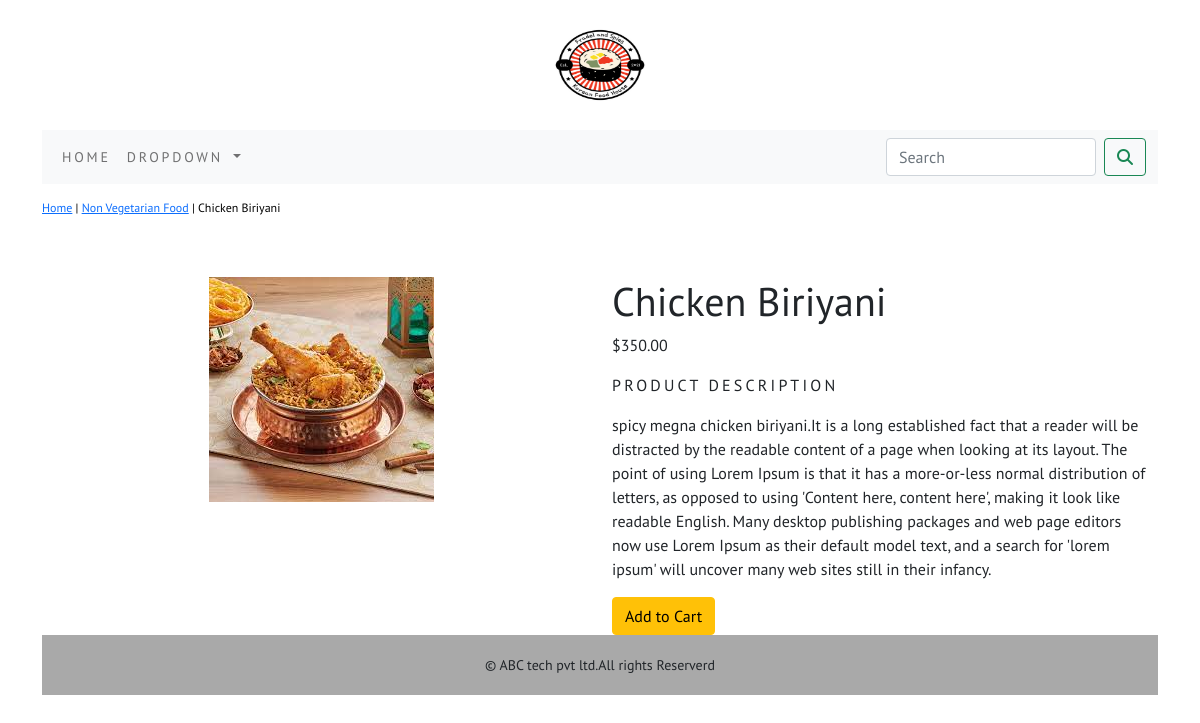
/shop/non-Vegetarian-Food/chicken-biriyani/, run on the app's committed database.
### shop/models.py (models this page shows, shortened)
class Product(models.Model):
    name=models.CharField(max_length=250,unique=True)
    slug=models.SlugField(max_length=250,unique=True)
    description=models.TextField(blank=True)
    price=models.DecimalField(max_digits=10,decimal_places=2)
    category=models.ForeignKey(Category,on_delete=models.CASCADE)
    image=models.ImageField(upload_to='product',blank=True)
    stock=models.IntegerField()
    available=models.BooleanField(default=True)
    created=models.DateTimeField(auto_now_add=True)
    updated=models.DateTimeField(auto_now=True)
    class Meta:
        ordering=('name',)
        verbose_name='product'
        verbose_name_plural='products'

class Category(models.Model):
    name=models.CharField(max_length=250,unique=True)
    slug=models.SlugField(max_length=250,unique=True)
    description=models.TextField(blank=True)
    image=models.ImageField(upload_to='category',blank=True)
    class Meta:
        ordering=('name',)
        verbose_name='category'
        verbose_name_plural='categories'
    def get_url(self):
        return reverse('shop:products_by_category',args=[self.slug])
    def __str__(self):
        return '{}'.format(self.name)

### shop/views.py (the view)
# urls.py: path('<slug:c_slug>/<slug:product_slug>/',views.proDetail,name='prodCatdetail'),
def proDetail(request,c_slug,product_slug):
    try:
        product=Product.objects.get(category__slug=c_slug,slug=product_slug)
    except Exception as e:
        raise e
    return render(request,'product.html',{'product':product})

### cart/context_processors.py (called while the page is built)
def counter(request):
    item_count=0
    if 'admin' in request.path:
        return  {}
    else:
        try:
            cart=Cart.objects.filter(cart_id=cart_id(request))
            cart_items=CartItem.objects.all().filter(cart=cart[:1])
            for cart_item in cart_items:
                item_count += cart_item.quantity
        except Cart.DoesNotExist:
            item_count = 0
    return dict(item_count=item_count)

### cart/views.py (called while the page is built)
def cart_id(request):
    cart=request.session.session_key
    if not cart:
        cart=request.session.create()
    return cart

### shop/context_processors.py (called while the page is built)
def menu_links(request):
    links=Category.objects.all()
    return dict(links=links)

### templates/product.html (shortened to what this page needs)
{% extends 'base.html' %}
{% load static %}
{% block content %}
<div class="row my_prod_row_class">
    <div class="mx_auto" >
        <p><a href="{% url 'shop:allProdCat' %}">Home</a> | <a href="{{product.category.get_url}}">{{product.category}}</a> | {{product.name}} </p>
    </div>
</div>
<br>
<div class="container">
    <div class="row">
        <div class="col-12 col-sm-12 col-md-12 col-lg-6 text-center">
            <div style="min-width:18rem">
            <img src="{{product.image.url}}" alt="{{product.name}}">
        </div>
    </div>
        <div class="col-12 col-sm-12 col-md-12 col-lg-6">
            <div>
            <h1 class="my_prod_title">{{product.name}}</h1>
            <p>${{product.price}}</p>
            <p class="my_title">Product Description</p>
            <p class="text-justify my_prod_text">{{product.description}}</p>
            {% if product.stock <= 0 %}
            <p class="text-justify my_prod_text"><b>Out Of Stock</b></p>
            {% else %}
            <a class="btn btn-warning" href="{% url 'cart:add_cart' product.id %}">Add to Cart</a>
            {% endif %}
        </div>
    </div>
</div>
</div>
{% endblock %}

### static/css/custom.css (style rules this page uses)
body { font-family: 'PT Sans', sans-serif; }
.my_title { font-size:16px; text-transform:uppercase; letter-spacing:.2em; }
.my_prod_row_class { padding-top:15px; padding-bottom:20px; }
.my_prod_row_class .mx_auto { color:#000;font-size:12px; text-decoration:none; }

### data on the page
Product: category "Non Vegetarian Food", name "Chicken Biriyani", image (picture), price "350.00", description "spicy megna chicken biriyani.It is a long established fact that a reader will be distracted by the readable content of a page when looking at its layout. The point of using Lorem Ipsum is that it has a more-or-less normal distribution of letters, as opposed to using 'Content here, content here', making it look like readable English. Many desktop publishing packages and web page editors now use Lorem Ipsum as their default model text, and a search for 'lorem ipsum' will uncover many web sites still in their infancy."
